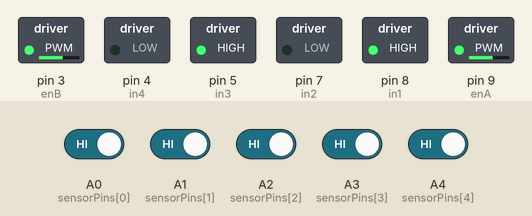
This sketch was run on a simulated Arduino Uno, built with avr-gcc and run on an emulated ATmega328P. Parts: switched loads named in the sketch (green lamp = pin HIGH). Inputs (shaded band) come from the test bench; at power-on: A0 (sensorPins[0]), A1 (sensorPins[1]), A2 (sensorPins[2]), A3 (sensorPins[3]), A4 (sensorPins[4]) HIGH.

Above: at 0.1 s.
Timing chart, 0 to 1.6 s (numbered marks = the images above):
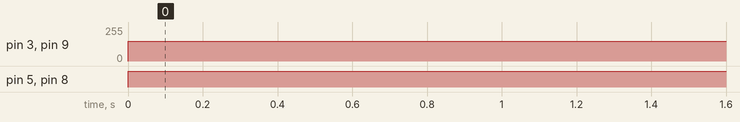

The sketch:

LFR_pid.ino
```cpp
// --- Motor Driver Pins (Example: L298N) ---
const int enA = 9;   // Left motor PWM
const int in1 = 8;   // Left motor Direction 1
const int in2 = 7;   // Left motor Direction 2
const int enB = 3;   // Right motor PWM
const int in3 = 5;   // Right motor Direction 1
const int in4 = 4;   // Right motor Direction 2

// --- Sensor Pins (Example: 5 IR Sensors) ---
const int sensorPins[] = {A0, A1, A2, A3, A4};
int sensorValues[5] = {0, 0, 0, 0, 0};

// --- PID Constants ---
float Kp = 15.0;
float Ki = 0.0;
float Kd = 10.0;

// --- PID Variables ---
int error = 0;
int previousError = 0;
float P = 0, I = 0, D = 0;
float PID_value = 0;

// --- Motor Speeds ---
const int baseSpeed = 150; // Normal forward speed (0-255)
const int maxSpeed = 255;  // Maximum speed limit

void setup() {
  // Motor pin setup
  pinMode(enA, OUTPUT);
  pinMode(in1, OUTPUT);
  pinMode(in2, OUTPUT);
  pinMode(enB, OUTPUT);
  pinMode(in3, OUTPUT);
  pinMode(in4, OUTPUT);

  // Sensor pin setup
  for (int i = 0; i < 5; i++) {
    pinMode(sensorPins[i], INPUT);
  }

  Serial.begin(9600);
}

void loop() {
  readSensors();
  calculatePID();
  driveMotors();
}

// --- 1. Read Sensors and Calculate Error ---
void readSensors() {
  // Assuming a black line on a white surface (0 = white, 1 = black)
  // You may need to use analogRead() and a threshold depending on your sensors
  int s0 = digitalRead(sensorPins[0]);
  int s1 = digitalRead(sensorPins[1]);
  int s2 = digitalRead(sensorPins[2]);
  int s3 = digitalRead(sensorPins[3]);
  int s4 = digitalRead(sensorPins[4]);

  // Weighted sum to calculate the position error
  // Far left is heavily negative, center is 0, far right is heavily positive
  if (s0==0 && s1==0 && s2==1 && s3==0 && s4==0) error = 0;
  else if (s0==0 && s1==1 && s2==1 && s3==0 && s4==0) error = -1;
  else if (s0==0 && s1==1 && s2==0 && s3==0 && s4==0) error = -2;
  else if (s0==1 && s1==1 && s2==0 && s3==0 && s4==0) error = -3;
  else if (s0==1 && s1==0 && s2==0 && s3==0 && s4==0) error = -4;
  else if (s0==0 && s1==0 && s2==1 && s3==1 && s4==0) error = 1;
  else if (s0==0 && s1==0 && s2==0 && s3==1 && s4==0) error = 2;
  else if (s0==0 && s1==0 && s2==0 && s3==1 && s4==1) error = 3;
  else if (s0==0 && s1==0 && s2==0 && s3==0 && s4==1) error = 4;
  // If line is lost entirely, retain the previous error to keep turning back
}

// --- 2. Calculate PID Output ---
void calculatePID() {
  P = error;
  I = I + error;
  //To avoid integral windup
  I = constrain(I,-50,50);
  D = error - previousError;

  // Standard PID Equation
  PID_value = (Kp * P) + (Ki * I) + (Kd * D);

  previousError = error;
}

// --- 3. Adjust Motor Speeds ---
void driveMotors() {
  int leftSpeed = baseSpeed + PID_value;
  int rightSpeed = baseSpeed - PID_value;

  // Clamp speeds to ensure they don't exceed motor limits (0 to maxSpeed)
  leftSpeed = constrain(leftSpeed, 0, maxSpeed);
  rightSpeed = constrain(rightSpeed, 0, maxSpeed);

  // Set Left Motor Speed and Direction (Forward)
  digitalWrite(in1, HIGH);
  digitalWrite(in2, LOW);
  analogWrite(enA, leftSpeed);

  // Set Right Motor Speed and Direction (Forward)
  digitalWrite(in3, HIGH);
  digitalWrite(in4, LOW);
  analogWrite(enB, rightSpeed);
}
```

Measured:
- by itself, pin 3 (enB), pin 9 (enA): 0/255 → 150/255 at 0.00 s
- by itself, pin 5 (in3), pin 8 (in1): LOW → HIGH at 0.00 s
